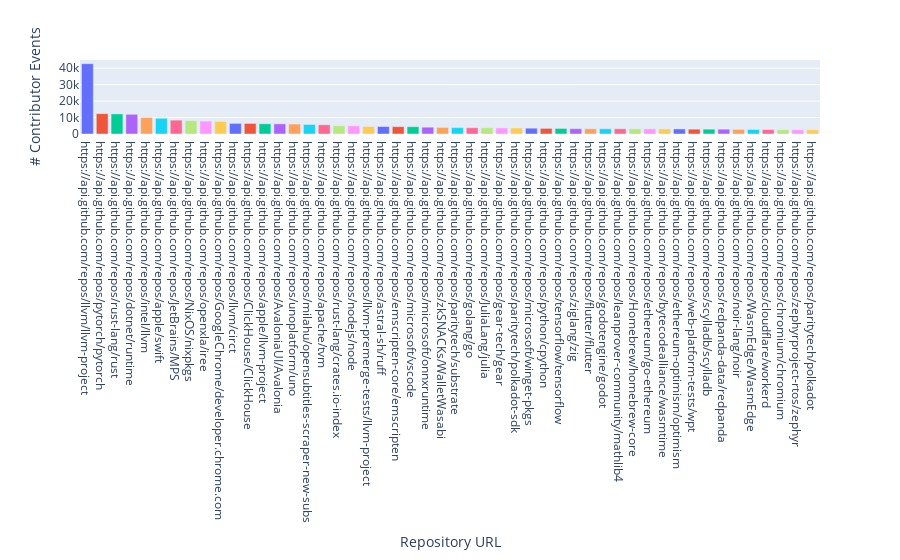

Write notebook code for a chart like this one.
### Code cell
df_fig_rec = repo_event_counts.to_frame().rename(columns={"repo_git": "count"})
print(df_fig_rec)
df_fig_rec = df_fig_rec[df_fig_rec["count"] > 2500]

fig_rec = px.bar(
    data_frame=df_fig_rec,
    color=df_fig_rec.index,
    labels={
                    "value": "# Contributor Events",
                    "repo_git": "Repository URL"
                },
)
fig_rec.update_layout(showlegend=False)
fig_rec.write_image("general_repository_eventcount.png")
fig_rec

### Figure 1 — Plotly figure (JSON) as saved in the notebook; plotly's stock layout.template omitted (floating-point values rounded to 4 significant figures)
{"data": [{"alignmentgroup": "True", "hovertemplate": "Repository URL=%{x}<br># Contributor Events=%{y}<extra></extra>", "legendgroup": "https://api.github.com/repos/llvm/llvm-project", "marker": {"color": "#636efa", "pattern": {"shape": ""}}, "name": "https://api.github.com/repos/llvm/llvm-project", "offsetgroup": "https://api.github.com/repos/llvm/llvm-project", "orientation": "v", "showlegend": true, "textposition": "auto", "type": "bar", "x": ["https://api.github.com/repos/llvm/llvm-project"], "xaxis": "x", "y": [42759], "yaxis": "y"}, {"alignmentgroup": "True", "hovertemplate": "Repository URL=%{x}<br># Contributor Events=%{y}<extra></extra>", "legendgroup": "https://api.github.com/repos/pytorch/pytorch", "marker": {"color": "#EF553B", "pattern": {"shape": ""}}, "name": "https://api.github.com/repos/pytorch/pytorch", "offsetgroup": "https://api.github.com/repos/pytorch/pytorch", "orientation": "v", "showlegend": true, "textposition": "auto", "type": "bar", "x": ["https://api.github.com/repos/pytorch/pytorch"], "xaxis": "x", "y": [12366], "yaxis": "y"}, {"alignmentgroup": "True", "hovertemplate": "Repository URL=%{x}<br># Contributor Events=%{y}<extra></extra>", "legendgroup": "https://api.github.com/repos/rust-lang/rust", "marker": {"color": "#00cc96", "pattern": {"shape": ""}}, "name": "https://api.github.com/repos/rust-lang/rust", "offsetgroup": "https://api.github.com/repos/rust-lang/rust", "orientation": "v", "showlegend": true, "textposition": "auto", "type": "bar", "x": ["https://api.github.com/repos/rust-lang/rust"], "xaxis": "x", "y": [12228], "yaxis": "y"}, {"alignmentgroup": "True", "hovertemplate": "Repository URL=%{x}<br># Contributor Events=%{y}<extra></extra>", "legendgroup": "https://api.github.com/repos/dotnet/runtime", "marker": {"color": "#ab63fa", "pattern": {"shape": ""}}, "name": "https://api.github.com/repos/dotnet/runtime", "offsetgroup": "https://api.github.com/repos/dotnet/runtime", "orientation": "v", "showlegend": true, "textposition": "auto", "type": "bar", "x": ["https://api.github.com/repos/dotnet/runtime"], "xaxis": "x", "y": [11978], "yaxis": "y"}, {"alignmentgroup": "True", "hovertemplate": "Repository URL=%{x}<br># Contributor Events=%{y}<extra></extra>", "legendgroup": "https://api.github.com/repos/intel/llvm", "marker": {"color": "#FFA15A", "pattern": {"shape": ""}}, "name": "https://api.github.com/repos/intel/llvm", "offsetgroup": "https://api.github.com/repos/intel/llvm", "orientation": "v", "showlegend": true, "textposition": "auto", "type": "bar", "x": ["https://api.github.com/repos/intel/llvm"], "xaxis": "x", "y": [10008], "yaxis": "y"}, {"alignmentgroup": "True", "hovertemplate": "Repository URL=%{x}<br># Contributor Events=%{y}<extra></extra>", "legendgroup": "https://api.github.com/repos/apple/swift", "marker": {"color": "#19d3f3", "pattern": {"shape": ""}}, "name": "https://api.github.com/repos/apple/swift", "offsetgroup": "https://api.github.com/repos/apple/swift", "orientation": "v", "showlegend": true, "textposition": "auto", "type": "bar", "x": ["https://api.github.com/repos/apple/swift"], "xaxis": "x", "y": [9570], "yaxis": "y"}, {"alignmentgroup": "True", "hovertemplate": "Repository URL=%{x}<br># Contributor Events=%{y}<extra></extra>", "legendgroup": "https://api.github.com/repos/JetBrains/MPS", "marker": {"color": "#FF6692", "pattern": {"shape": ""}}, "name": "https://api.github.com/repos/JetBrains/MPS", "offsetgroup": "https://api.github.com/repos/JetBrains/MPS", "orientation": "v", "showlegend": true, "textposition": "auto", "type": "bar", "x": ["https://api.github.com/repos/JetBrains/MPS"], "xaxis": "x", "y": [8447], "yaxis": "y"}, {"alignmentgroup": "True", "hovertemplate": "Repository URL=%{x}<br># Contributor Events=%{y}<extra></extra>", "legendgroup": "https://api.github.com/repos/NixOS/nixpkgs", "marker": {"color": "#B6E880", "pattern": {"shape": ""}}, "name": "https://api.github.com/repos/NixOS/nixpkgs", "offsetgroup": "https://api.github.com/repos/NixOS/nixpkgs", "orientation": "v", "showlegend": true, "textposition": "auto", "type": "bar", "x": ["https://api.github.com/repos/NixOS/nixpkgs"], "xaxis": "x", "y": [8153], "yaxis": "y"}, {"alignmentgroup": "True", "hovertemplate": "Repository URL=%{x}<br># Contributor Events=%{y}<extra></extra>", "legendgroup": "https://api.github.com/repos/openxla/iree", "marker": {"color": "#FF97FF", "pattern": {"shape": ""}}, "name": "https://api.github.com/repos/openxla/iree", "offsetgroup": "https://api.github.com/repos/openxla/iree", "orientation": "v", "showlegend": true, "textposition": "auto", "type": "bar", "x": ["https://api.github.com/repos/openxla/iree"], "xaxis": "x", "y": [7863], "yaxis": "y"}, {"alignmentgroup": "True", "hovertemplate": "Repository URL=%{x}<br># Contributor Events=%{y}<extra></extra>", "legendgroup": "https://api.github.com/repos/GoogleChrome/developer.chrome.com", "marker": {"color": "#FECB52", "pattern": {"shape": ""}}, "name": "https://api.github.com/repos/GoogleChrome/developer.chrome.com", "offsetgroup": "https://api.github.com/repos/GoogleChrome/developer.chrome.com", "orientation": "v", "showlegend": true, "textposition": "auto", "type": "bar", "x": ["https://api.github.com/repos/GoogleChrome/developer.chrome.com"], "xaxis": "x", "y": [7641], "yaxis": "y"}, {"alignmentgroup": "True", "hovertemplate": "Repository URL=%{x}<br># Contributor Events=%{y}<extra></extra>", "legendgroup": "https://api.github.com/repos/llvm/circt", "marker": {"color": "#636efa", "pattern": {"shape": ""}}, "name": "https://api.github.com/repos/llvm/circt", "offsetgroup": "https://api.github.com/repos/llvm/circt", "orientation": "v", "showlegend": true, "textposition": "auto", "type": "bar", "x": ["https://api.github.com/repos/llvm/circt"], "xaxis": "x", "y": [6458], "yaxis": "y"}, {"alignmentgroup": "True", "hovertemplate": "Repository URL=%{x}<br># Contributor Events=%{y}<extra></extra>", "legendgroup": "https://api.github.com/repos/ClickHouse/ClickHouse", "marker": {"color": "#EF553B", "pattern": {"shape": ""}}, "name": "https://api.github.com/repos/ClickHouse/ClickHouse", "offsetgroup": "https://api.github.com/repos/ClickHouse/ClickHouse", "orientation": "v", "showlegend": true, "textposition": "auto", "type": "bar", "x": ["https://api.github.com/repos/ClickHouse/ClickHouse"], "xaxis": "x", "y": [6434], "yaxis": "y"}, {"alignmentgroup": "True", "hovertemplate": "Repository URL=%{x}<br># Contributor Events=%{y}<extra></extra>", "legendgroup": "https://api.github.com/repos/apple/llvm-project", "marker": {"color": "#00cc96", "pattern": {"shape": ""}}, "name": "https://api.github.com/repos/apple/llvm-project", "offsetgroup": "https://api.github.com/repos/apple/llvm-project", "orientation": "v", "showlegend": true, "textposition": "auto", "type": "bar", "x": ["https://api.github.com/repos/apple/llvm-project"], "xaxis": "x", "y": [6216], "yaxis": "y"}, {"alignmentgroup": "True", "hovertemplate": "Repository URL=%{x}<br># Contributor Events=%{y}<extra></extra>", "legendgroup": "https://api.github.com/repos/AvaloniaUI/Avalonia", "marker": {"color": "#ab63fa", "pattern": {"shape": ""}}, "name": "https://api.github.com/repos/AvaloniaUI/Avalonia", "offsetgroup": "https://api.github.com/repos/AvaloniaUI/Avalonia", "orientation": "v", "showlegend": true, "textposition": "auto", "type": "bar", "x": ["https://api.github.com/repos/AvaloniaUI/Avalonia"], "xaxis": "x", "y": [6160], "yaxis": "y"}, {"alignmentgroup": "True", "hovertemplate": "Repository URL=%{x}<br># Contributor Events=%{y}<extra></extra>", "legendgroup": "https://api.github.com/repos/unoplatform/uno", "marker": {"color": "#FFA15A", "pattern": {"shape": ""}}, "name": "https://api.github.com/repos/unoplatform/uno", "offsetgroup": "https://api.github.com/repos/unoplatform/uno", "orientation": "v", "showlegend": true, "textposition": "auto", "type": "bar", "x": ["https://api.github.com/repos/unoplatform/uno"], "xaxis": "x", "y": [6056], "yaxis": "y"}, {"alignmentgroup": "True", "hovertemplate": "Repository URL=%{x}<br># Contributor Events=%{y}<extra></extra>", "legendgroup": "https://api.github.com/repos/milahu/opensubtitles-scraper-new-subs", "marker": {"color": "#19d3f3", "pattern": {"shape": ""}}, "name": "https://api.github.com/repos/milahu/opensubtitles-scraper-new-subs", "offsetgroup": "https://api.github.com/repos/milahu/opensubtitles-scraper-new-subs", "orientation": "v", "showlegend": true, "textposition": "auto", "type": "bar", "x": ["https://api.github.com/repos/milahu/opensubtitles-scraper-new-subs"], "xaxis": "x", "y": [5782], "yaxis": "y"}, {"alignmentgroup": "True", "hovertemplate": "Repository URL=%{x}<br># Contributor Events=%{y}<extra></extra>", "legendgroup": "https://api.github.com/repos/apache/tvm", "marker": {"color": "#FF6692", "pattern": {"shape": ""}}, "name": "https://api.github.com/repos/apache/tvm", "offsetgroup": "https://api.github.com/repos/apache/tvm", "orientation": "v", "showlegend": true, "textposition": "auto", "type": "bar", "x": ["https://api.github.com/repos/apache/tvm"], "xaxis": "x", "y": [5600], "yaxis": "y"}, {"alignmentgroup": "True", "hovertemplate": "Repository URL=%{x}<br># Contributor Events=%{y}<extra></extra>", "legendgroup": "https://api.github.com/repos/rust-lang/crates.io-index", "marker": {"color": "#B6E880", "pattern": {"shape": ""}}, "name": "https://api.github.com/repos/rust-lang/crates.io-index", "offsetgroup": "https://api.github.com/repos/rust-lang/crates.io-index", "orientation": "v", "showlegend": true, "textposition": "auto", "type": "bar", "x": ["https://api.github.com/repos/rust-lang/crates.io-index"], "xaxis": "x", "y": [4995], "yaxis": "y"}, {"alignmentgroup": "True", "hovertemplate": "Repository URL=%{x}<br># Contributor Events=%{y}<extra></extra>", "legendgroup": "https://api.github.com/repos/nodejs/node", "marker": {"color": "#FF97FF", "pattern": {"shape": ""}}, "name": "https://api.github.com/repos/nodejs/node", "offsetgroup": "https://api.github.com/repos/nodejs/node", "orientation": "v", "showlegend": true, "textposition": "auto", "type": "bar", "x": ["https://api.github.com/repos/nodejs/node"], "xaxis": "x", "y": [4946], "yaxis": "y"}, {"alignmentgroup": "True", "hovertemplate": "Repository URL=%{x}<br># Contributor Events=%{y}<extra></extra>", "legendgroup": "https://api.github.com/repos/llvm-premerge-tests/llvm-project", "marker": {"color": "#FECB52", "pattern": {"shape": ""}}, "name": "https://api.github.com/repos/llvm-premerge-tests/llvm-project", "offsetgroup": "https://api.github.com/repos/llvm-premerge-tests/llvm-project", "orientation": "v", "showlegend": true, "textposition": "auto", "type": "bar", "x": ["https://api.github.com/repos/llvm-premerge-tests/llvm-project"], "xaxis": "x", "y": [4574], "yaxis": "y"}, {"alignmentgroup": "True", "hovertemplate": "Repository URL=%{x}<br># Contributor Events=%{y}<extra></extra>", "legendgroup": "https://api.github.com/repos/astral-sh/ruff", "marker": {"color": "#636efa", "pattern": {"shape": ""}}, "name": "https://api.github.com/repos/astral-sh/ruff", "offsetgroup": "https://api.github.com/repos/astral-sh/ruff", "orientation": "v", "showlegend": true, "textposition": "auto", "type": "bar", "x": ["https://api.github.com/repos/astral-sh/ruff"], "xaxis": "x", "y": [4546], "yaxis": "y"}, {"alignmentgroup": "True", "hovertemplate": "Repository URL=%{x}<br># Contributor Events=%{y}<extra></extra>", "legendgroup": "https://api.github.com/repos/emscripten-core/emscripten", "marker": {"color": "#EF553B", "pattern": {"shape": ""}}, "name": "https://api.github.com/repos/emscripten-core/emscripten", "offsetgroup": "https://api.github.com/repos/emscripten-core/emscripten", "orientation": "v", "showlegend": true, "textposition": "auto", "type": "bar", "x": ["https://api.github.com/repos/emscripten-core/emscripten"], "xaxis": "x", "y": [4478], "yaxis": "y"}, {"alignmentgroup": "True", "hovertemplate": "Repository URL=%{x}<br># Contributor Events=%{y}<extra></extra>", "legendgroup": "https://api.github.com/repos/microsoft/vscode", "marker": {"color": "#00cc96", "pattern": {"shape": ""}}, "name": "https://api.github.com/repos/microsoft/vscode", "offsetgroup": "https://api.github.com/repos/microsoft/vscode", "orientation": "v", "showlegend": true, "textposition": "auto", "type": "bar", "x": ["https://api.github.com/repos/microsoft/vscode"], "xaxis": "x", "y": [4433], "yaxis": "y"}, {"alignmentgroup": "True", "hovertemplate": "Repository URL=%{x}<br># Contributor Events=%{y}<extra></extra>", "legendgroup": "https://api.github.com/repos/microsoft/onnxruntime", "marker": {"color": "#ab63fa", "pattern": {"shape": ""}}, "name": "https://api.github.com/repos/microsoft/onnxruntime", "offsetgroup": "https://api.github.com/repos/microsoft/onnxruntime", "orientation": "v", "showlegend": true, "textposition": "auto", "type": "bar", "x": ["https://api.github.com/repos/microsoft/onnxruntime"], "xaxis": "x", "y": [4136], "yaxis": "y"}, {"alignmentgroup": "True", "hovertemplate": "Repository URL=%{x}<br># Contributor Events=%{y}<extra></extra>", "legendgroup": "https://api.github.com/repos/zkSNACKs/WalletWasabi", "marker": {"color": "#FFA15A", "pattern": {"shape": ""}}, "name": "https://api.github.com/repos/zkSNACKs/WalletWasabi", "offsetgroup": "https://api.github.com/repos/zkSNACKs/WalletWasabi", "orientation": "v", "showlegend": true, "textposition": "auto", "type": "bar", "x": ["https://api.github.com/repos/zkSNACKs/WalletWasabi"], "xaxis": "x", "y": [3991], "yaxis": "y"}, {"alignmentgroup": "True", "hovertemplate": "Repository URL=%{x}<br># Contributor Events=%{y}<extra></extra>", "legendgroup": "https://api.github.com/repos/paritytech/substrate", "marker": {"color": "#19d3f3", "pattern": {"shape": ""}}, "name": "https://api.github.com/repos/paritytech/substrate", "offsetgroup": "https://api.github.com/repos/paritytech/substrate", "orientation": "v", "showlegend": true, "textposition": "auto", "type": "bar", "x": ["https://api.github.com/repos/paritytech/substrate"], "xaxis": "x", "y": [3888], "yaxis": "y"}, {"alignmentgroup": "True", "hovertemplate": "Repository URL=%{x}<br># Contributor Events=%{y}<extra></extra>", "legendgroup": "https://api.github.com/repos/golang/go", "marker": {"color": "#FF6692", "pattern": {"shape": ""}}, "name": "https://api.github.com/repos/golang/go", "offsetgroup": "https://api.github.com/repos/golang/go", "orientation": "v", "showlegend": true, "textposition": "auto", "type": "bar", "x": ["https://api.github.com/repos/golang/go"], "xaxis": "x", "y": [3810], "yaxis": "y"}, {"alignmentgroup": "True", "hovertemplate": "Repository URL=%{x}<br># Contributor Events=%{y}<extra></extra>", "legendgroup": "https://api.github.com/repos/JuliaLang/julia", "marker": {"color": "#B6E880", "pattern": {"shape": ""}}, "name": "https://api.github.com/repos/JuliaLang/julia", "offsetgroup": "https://api.github.com/repos/JuliaLang/julia", "orientation": "v", "showlegend": true, "textposition": "auto", "type": "bar", "x": ["https://api.github.com/repos/JuliaLang/julia"], "xaxis": "x", "y": [3806], "yaxis": "y"}, {"alignmentgroup": "True", "hovertemplate": "Repository URL=%{x}<br># Contributor Events=%{y}<extra></extra>", "legendgroup": "https://api.github.com/repos/gear-tech/gear", "marker": {"color": "#FF97FF", "pattern": {"shape": ""}}, "name": "https://api.github.com/repos/gear-tech/gear", "offsetgroup": "https://api.github.com/repos/gear-tech/gear", "orientation": "v", "showlegend": true, "textposition": "auto", "type": "bar", "x": ["https://api.github.com/repos/gear-tech/gear"], "xaxis": "x", "y": [3705], "yaxis": "y"}, {"alignmentgroup": "True", "hovertemplate": "Repository URL=%{x}<br># Contributor Events=%{y}<extra></extra>", "legendgroup": "https://api.github.com/repos/paritytech/polkadot-sdk", "marker": {"color": "#FECB52", "pattern": {"shape": ""}}, "name": "https://api.github.com/repos/paritytech/polkadot-sdk", "offsetgroup": "https://api.github.com/repos/paritytech/polkadot-sdk", "orientation": "v", "showlegend": true, "textposition": "auto", "type": "bar", "x": ["https://api.github.com/repos/paritytech/polkadot-sdk"], "xaxis": "x", "y": [3630], "yaxis": "y"}, {"alignmentgroup": "True", "hovertemplate": "Repository URL=%{x}<br># Contributor Events=%{y}<extra></extra>", "legendgroup": "https://api.github.com/repos/microsoft/winget-pkgs", "marker": {"color": "#636efa", "pattern": {"shape": ""}}, "name": "https://api.github.com/repos/microsoft/winget-pkgs", "offsetgroup": "https://api.github.com/repos/microsoft/winget-pkgs", "orientation": "v", "showlegend": true, "textposition": "auto", "type": "bar", "x": ["https://api.github.com/repos/microsoft/winget-pkgs"], "xaxis": "x", "y": [3531], "yaxis": "y"}, {"alignmentgroup": "True", "hovertemplate": "Repository URL=%{x}<br># Contributor Events=%{y}<extra></extra>", "legendgroup": "https://api.github.com/repos/python/cpython", "marker": {"color": "#EF553B", "pattern": {"shape": ""}}, "name": "https://api.github.com/repos/python/cpython", "offsetgroup": "https://api.github.com/repos/python/cpython", "orientation": "v", "showlegend": true, "textposition": "auto", "type": "bar", "x": ["https://api.github.com/repos/python/cpython"], "xaxis": "x", "y": [3419], "yaxis": "y"}, {"alignmentgroup": "True", "hovertemplate": "Repository URL=%{x}<br># Contributor Events=%{y}<extra></extra>", "legendgroup": "https://api.github.com/repos/tensorflow/tensorflow", "marker": {"color": "#00cc96", "pattern": {"shape": ""}}, "name": "https://api.github.com/repos/tensorflow/tensorflow", "offsetgroup": "https://api.github.com/repos/tensorflow/tensorflow", "orientation": "v", "showlegend": true, "textposition": "auto", "type": "bar", "x": ["https://api.github.com/repos/tensorflow/tensorflow"], "xaxis": "x", "y": [3381], "yaxis": "y"}, {"alignmentgroup": "True", "hovertemplate": "Repository URL=%{x}<br># Contributor Events=%{y}<extra></extra>", "legendgroup": "https://api.github.com/repos/ziglang/zig", "marker": {"color": "#ab63fa", "pattern": {"shape": ""}}, "name": "https://api.github.com/repos/ziglang/zig", "offsetgroup": "https://api.github.com/repos/ziglang/zig", "orientation": "v", "showlegend": true, "textposition": "auto", "type": "bar", "x": ["https://api.github.com/repos/ziglang/zig"], "xaxis": "x", "y": [3248], "yaxis": "y"}, {"alignmentgroup": "True", "hovertemplate": "Repository URL=%{x}<br># Contributor Events=%{y}<extra></extra>", "legendgroup": "https://api.github.com/repos/flutter/flutter", "marker": {"color": "#FFA15A", "pattern": {"shape": ""}}, "name": "https://api.github.com/repos/flutter/flutter", "offsetgroup": "https://api.github.com/repos/flutter/flutter", "orientation": "v", "showlegend": true, "textposition": "auto", "type": "bar", "x": ["https://api.github.com/repos/flutter/flutter"], "xaxis": "x", "y": [3191], "yaxis": "y"}, {"alignmentgroup": "True", "hovertemplate": "Repository URL=%{x}<br># Contributor Events=%{y}<extra></extra>", "legendgroup": "https://api.github.com/repos/godotengine/godot", "marker": {"color": "#19d3f3", "pattern": {"shape": ""}}, "name": "https://api.github.com/repos/godotengine/godot", "offsetgroup": "https://api.github.com/repos/godotengine/godot", "orientation": "v", "showlegend": true, "textposition": "auto", "type": "bar", "x": ["https://api.github.com/repos/godotengine/godot"], "xaxis": "x", "y": [3180], "yaxis": "y"}, {"alignmentgroup": "True", "hovertemplate": "Repository URL=%{x}<br># Contributor Events=%{y}<extra></extra>", "legendgroup": "https://api.github.com/repos/leanprover-community/mathlib4", "marker": {"color": "#FF6692", "pattern": {"shape": ""}}, "name": "https://api.github.com/repos/leanprover-community/mathlib4", "offsetgroup": "https://api.github.com/repos/leanprover-community/mathlib4", "orientation": "v", "showlegend": true, "textposition": "auto", "type": "bar", "x": ["https://api.github.com/repos/leanprover-community/mathlib4"], "xaxis": "x", "y": [3168], "yaxis": "y"}, {"alignmentgroup": "True", "hovertemplate": "Repository URL=%{x}<br># Contributor Events=%{y}<extra></extra>", "legendgroup": "https://api.github.com/repos/Homebrew/homebrew-core", "marker": {"color": "#B6E880", "pattern": {"shape": ""}}, "name": "https://api.github.com/repos/Homebrew/homebrew-core", "offsetgroup": "https://api.github.com/repos/Homebrew/homebrew-core", "orientation": "v", "showlegend": true, "textposition": "auto", "type": "bar", "x": ["https://api.github.com/repos/Homebrew/homebrew-core"], "xaxis": "x", "y": [3165], "yaxis": "y"}, {"alignmentgroup": "True", "hovertemplate": "Repository URL=%{x}<br># Contributor Events=%{y}<extra></extra>", "legendgroup": "https://api.github.com/repos/ethereum/go-ethereum", "marker": {"color": "#FF97FF", "pattern": {"shape": ""}}, "name": "https://api.github.com/repos/ethereum/go-ethereum", "offsetgroup": "https://api.github.com/repos/ethereum/go-ethereum", "orientation": "v", "showlegend": true, "textposition": "auto", "type": "bar", "x": ["https://api.github.com/repos/ethereum/go-ethereum"], "xaxis": "x", "y": [3134], "yaxis": "y"}, {"alignmentgroup": "True", "hovertemplate": "Repository URL=%{x}<br># Contributor Events=%{y}<extra></extra>", "legendgroup": "https://api.github.com/repos/bytecodealliance/wasmtime", "marker": {"color": "#FECB52", "pattern": {"shape": ""}}, "name": "https://api.github.com/repos/bytecodealliance/wasmtime", "offsetgroup": "https://api.github.com/repos/bytecodealliance/wasmtime", "orientation": "v", "showlegend": true, "textposition": "auto", "type": "bar", "x": ["https://api.github.com/repos/bytecodealliance/wasmtime"], "xaxis": "x", "y": [3097], "yaxis": "y"}, {"alignmentgroup": "True", "hovertemplate": "Repository URL=%{x}<br># Contributor Events=%{y}<extra></extra>", "legendgroup": "https://api.github.com/repos/ethereum-optimism/optimism", "marker": {"color": "#636efa", "pattern": {"shape": ""}}, "name": "https://api.github.com/repos/ethereum-optimism/optimism", "offsetgroup": "https://api.github.com/repos/ethereum-optimism/optimism", "orientation": "v", "showlegend": true, "textposition": "auto", "type": "bar", "x": ["https://api.github.com/repos/ethereum-optimism/optimism"], "xaxis": "x", "y": [3069], "yaxis": "y"}, {"alignmentgroup": "True", "hovertemplate": "Repository URL=%{x}<br># Contributor Events=%{y}<extra></extra>", "legendgroup": "https://api.github.com/repos/web-platform-tests/wpt", "marker": {"color": "#EF553B", "pattern": {"shape": ""}}, "name": "https://api.github.com/repos/web-platform-tests/wpt", "offsetgroup": "https://api.github.com/repos/web-platform-tests/wpt", "orientation": "v", "showlegend": true, "textposition": "auto", "type": "bar", "x": ["https://api.github.com/repos/web-platform-tests/wpt"], "xaxis": "x", "y": [2947], "yaxis": "y"}, {"alignmentgroup": "True", "hovertemplate": "Repository URL=%{x}<br># Contributor Events=%{y}<extra></extra>", "legendgroup": "https://api.github.com/repos/scylladb/scylladb", "marker": {"color": "#00cc96", "pattern": {"shape": ""}}, "name": "https://api.github.com/repos/scylladb/scylladb", "offsetgroup": "https://api.github.com/repos/scylladb/scylladb", "orientation": "v", "showlegend": true, "textposition": "auto", "type": "bar", "x": ["https://api.github.com/repos/scylladb/scylladb"], "xaxis": "x", "y": [2937], "yaxis": "y"}, {"alignmentgroup": "True", "hovertemplate": "Repository URL=%{x}<br># Contributor Events=%{y}<extra></extra>", "legendgroup": "https://api.github.com/repos/redpanda-data/redpanda", "marker": {"color": "#ab63fa", "pattern": {"shape": ""}}, "name": "https://api.github.com/repos/redpanda-data/redpanda", "offsetgroup": "https://api.github.com/repos/redpanda-data/redpanda", "orientation": "v", "showlegend": true, "textposition": "auto", "type": "bar", "x": ["https://api.github.com/repos/redpanda-data/redpanda"], "xaxis": "x", "y": [2928], "yaxis": "y"}, {"alignmentgroup": "True", "hovertemplate": "Repository URL=%{x}<br># Contributor Events=%{y}<extra></extra>", "legendgroup": "https://api.github.com/repos/noir-lang/noir", "marker": {"color": "#FFA15A", "pattern": {"shape": ""}}, "name": "https://api.github.com/repos/noir-lang/noir", "offsetgroup": "https://api.github.com/repos/noir-lang/noir", "orientation": "v", "showlegend": true, "textposition": "auto", "type": "bar", "x": ["https://api.github.com/repos/noir-lang/noir"], "xaxis": "x", "y": [2786], "yaxis": "y"}, {"alignmentgroup": "True", "hovertemplate": "Repository URL=%{x}<br># Contributor Events=%{y}<extra></extra>", "legendgroup": "https://api.github.com/repos/WasmEdge/WasmEdge", "marker": {"color": "#19d3f3", "pattern": {"shape": ""}}, "name": "https://api.github.com/repos/WasmEdge/WasmEdge", "offsetgroup": "https://api.github.com/repos/WasmEdge/WasmEdge", "orientation": "v", "showlegend": true, "textposition": "auto", "type": "bar", "x": ["https://api.github.com/repos/WasmEdge/WasmEdge"], "xaxis": "x", "y": [2763], "yaxis": "y"}, {"alignmentgroup": "True", "hovertemplate": "Repository URL=%{x}<br># Contributor Events=%{y}<extra></extra>", "legendgroup": "https://api.github.com/repos/cloudflare/workerd", "marker": {"color": "#FF6692", "pattern": {"shape": ""}}, "name": "https://api.github.com/repos/cloudflare/workerd", "offsetgroup": "https://api.github.com/repos/cloudflare/workerd", "orientation": "v", "showlegend": true, "textposition": "auto", "type": "bar", "x": ["https://api.github.com/repos/cloudflare/workerd"], "xaxis": "x", "y": [2689], "yaxis": "y"}, {"alignmentgroup": "True", "hovertemplate": "Repository URL=%{x}<br># Contributor Events=%{y}<extra></extra>", "legendgroup": "https://api.github.com/repos/chromium/chromium", "marker": {"color": "#B6E880", "pattern": {"shape": ""}}, "name": "https://api.github.com/repos/chromium/chromium", "offsetgroup": "https://api.github.com/repos/chromium/chromium", "orientation": "v", "showlegend": true, "textposition": "auto", "type": "bar", "x": ["https://api.github.com/repos/chromium/chromium"], "xaxis": "x", "y": [2578], "yaxis": "y"}, {"alignmentgroup": "True", "hovertemplate": "Repository URL=%{x}<br># Contributor Events=%{y}<extra></extra>", "legendgroup": "https://api.github.com/repos/zephyrproject-rtos/zephyr", "marker": {"color": "#FF97FF", "pattern": {"shape": ""}}, "name": "https://api.github.com/repos/zephyrproject-rtos/zephyr", "offsetgroup": "https://api.github.com/repos/zephyrproject-rtos/zephyr", "orientation": "v", "showlegend": true, "textposition": "auto", "type": "bar", "x": ["https://api.github.com/repos/zephyrproject-rtos/zephyr"], "xaxis": "x", "y": [2558], "yaxis": "y"}, {"alignmentgroup": "True", "hovertemplate": "Repository URL=%{x}<br># Contributor Events=%{y}<extra></extra>", "legendgroup": "https://api.github.com/repos/paritytech/polkadot", "marker": {"color": "#FECB52", "pattern": {"shape": ""}}, "name": "https://api.github.com/repos/paritytech/polkadot", "offsetgroup": "https://api.github.com/repos/paritytech/polkadot", "orientation": "v", "showlegend": true, "textposition": "auto", "type": "bar", "x": ["https://api.github.com/repos/paritytech/polkadot"], "xaxis": "x", "y": [2551], "yaxis": "y"}], "layout": {"barmode": "relative", "legend": {"title": {"text": "Repository URL"}, "tracegroupgap": 0}, "margin": {"t": 60}, "showlegend": false, "xaxis": {"anchor": "y", "categoryarray": ["https://api.github.com/repos/llvm/llvm-project", "https://api.github.com/repos/pytorch/pytorch", "https://api.github.com/repos/rust-lang/rust", "https://api.github.com/repos/dotnet/runtime", "https://api.github.com/repos/intel/llvm", "https://api.github.com/repos/apple/swift", "https://api.github.com/repos/JetBrains/MPS", "https://api.github.com/repos/NixOS/nixpkgs", "https://api.github.com/repos/openxla/iree", "https://api.github.com/repos/GoogleChrome/developer.chrome.com", "https://api.github.com/repos/llvm/circt", "https://api.github.com/repos/ClickHouse/ClickHouse", "https://api.github.com/repos/apple/llvm-project", "https://api.github.com/repos/AvaloniaUI/Avalonia", "https://api.github.com/repos/unoplatform/uno", "https://api.github.com/repos/milahu/opensubtitles-scraper-new-subs", "https://api.github.com/repos/apache/tvm", "https://api.github.com/repos/rust-lang/crates.io-index", "https://api.github.com/repos/nodejs/node", "https://api.github.com/repos/llvm-premerge-tests/llvm-project", "https://api.github.com/repos/astral-sh/ruff", "https://api.github.com/repos/emscripten-core/emscripten", "https://api.github.com/repos/microsoft/vscode", "https://api.github.com/repos/microsoft/onnxruntime", "https://api.github.com/repos/zkSNACKs/WalletWasabi", "https://api.github.com/repos/paritytech/substrate", "https://api.github.com/repos/golang/go", "https://api.github.com/repos/JuliaLang/julia", "https://api.github.com/repos/gear-tech/gear", "https://api.github.com/repos/paritytech/polkadot-sdk", "https://api.github.com/repos/microsoft/winget-pkgs", "https://api.github.com/repos/python/cpython", "https://api.github.com/repos/tensorflow/tensorflow", "https://api.github.com/repos/ziglang/zig", "https://api.github.com/repos/flutter/flutter", "https://api.github.com/repos/godotengine/godot", "https://api.github.com/repos/leanprover-community/mathlib4", "https://api.github.com/repos/Homebrew/homebrew-core", "https://api.github.com/repos/ethereum/go-ethereum", "https://api.github.com/repos/bytecodealliance/wasmtime", "https://api.github.com/repos/ethereum-optimism/optimism", "https://api.github.com/repos/web-platform-tests/wpt", "https://api.github.com/repos/scylladb/scylladb", "https://api.github.com/repos/redpanda-data/redpanda", "https://api.github.com/repos/noir-lang/noir", "https://api.github.com/repos/WasmEdge/WasmEdge", "https://api.github.com/repos/cloudflare/workerd", "https://api.github.com/repos/chromium/chromium", "https://api.github.com/repos/zephyrproject-rtos/zephyr", "https://api.github.com/repos/paritytech/polkadot"], "categoryorder": "array", "domain": [0, 1], "title": {"text": "Repository URL"}}, "yaxis": {"anchor": "x", "domain": [0, 1], "title": {"text": "# Contributor Events"}}}}
